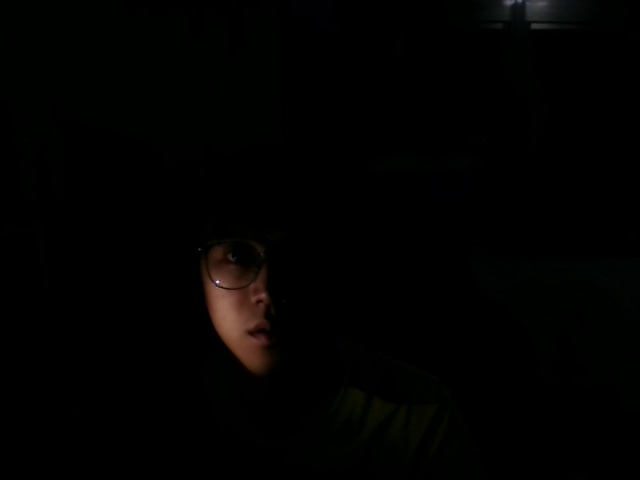
#> input picture HDR/img_0.033.jpg, 640 x 480 px
$ python hdr.py
#> lines starting #> are read from the running program, lines starting #| are printed output that depends on the picture
import cv2
import numpy as np


def readImagesAndTimes():

  times = np.array([ 1/30.0, 0.25, 2.5, 15.0 ], dtype=np.float32)

  filenames = ["img_0.033.jpg", "img_0.25.jpg", "img_2.5.jpg", "img_15.jpg"]

  images = []
  for filename in filenames:
    im = cv2.imread(filename)
#> im is the input picture: shape (480, 640, 3); mean B, G, R 1.1, 1.8, 2
    images.append(im)

  return images, times

if __name__ == '__main__':
  # Read images and exposure times
  print("Reading images ... ")

  images, times = readImagesAndTimes()


  # Align input images
  print("Aligning images ... ")
  alignMTB = cv2.createAlignMTB()
  alignMTB.process(images, images)

  # Obtain Camera Response Function (CRF)
  print("Calculating Camera Response Function (CRF) ... ")
  calibrateDebevec = cv2.createCalibrateDebevec()
  responseDebevec = calibrateDebevec.process(images, times)

  # Merge images into an HDR linear image
  print("Merging images into one HDR image ... ")
  mergeDebevec = cv2.createMergeDebevec()
  hdrDebevec = mergeDebevec.process(images, times, responseDebevec)
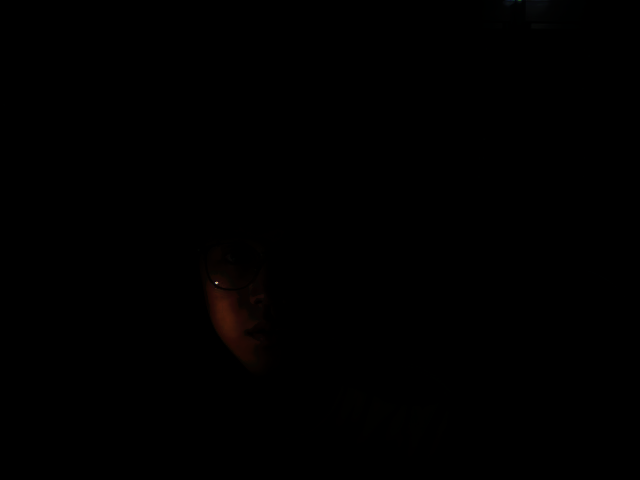
#> hdrDebevec: shape (480, 640, 3) float32; mean of channels 0, 1, 2 0.2, 0.3, 0.5; drawn as B, G, R
  # Save HDR image.
  cv2.imwrite("hdrDebevec.hdr", hdrDebevec)
  print("saved hdrDebevec.hdr ")

  # Tonemap using Drago's method to obtain 24-bit color image
  print("Tonemaping using Drago's method ... ")
  tonemapDrago = cv2.createTonemapDrago(1.0, 0.7)
  ldrDrago = tonemapDrago.process(hdrDebevec)
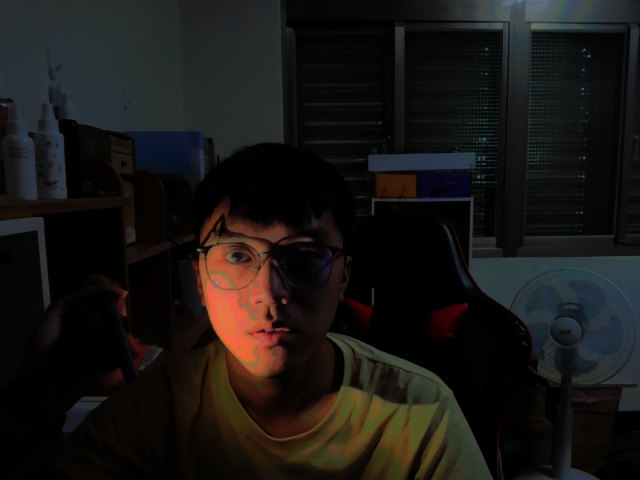
#> ldrDrago: shape (480, 640, 3) float32; mean of channels 0, 1, 2 0.0826, 0.0902, 0.0996; drawn as B, G, R
  ldrDrago = 3 * ldrDrago
  cv2.imwrite("ldr-Drago.jpg", ldrDrago * 255)
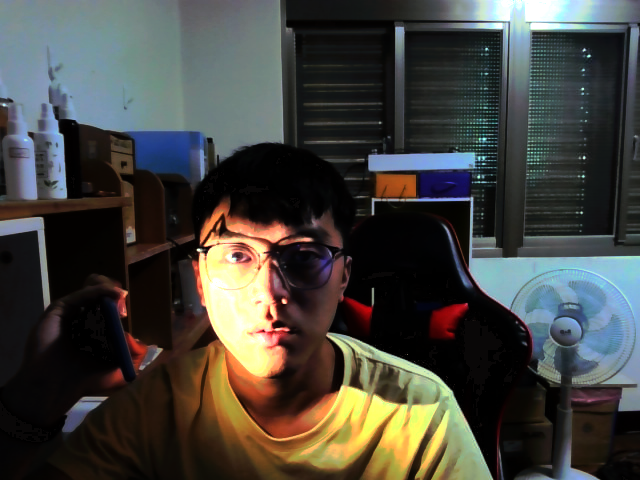
#> saved as ldr-Drago.jpg: shape (480, 640, 3); mean B, G, R 62.9, 68, 68.8
  print("saved ldr-Drago.jpg")

  # Tonemap using Durand's method obtain 24-bit color image
  print("Tonemaping using Durand's method ... ")
#> (the run stopped early here; a loop or call above may not have finished)
